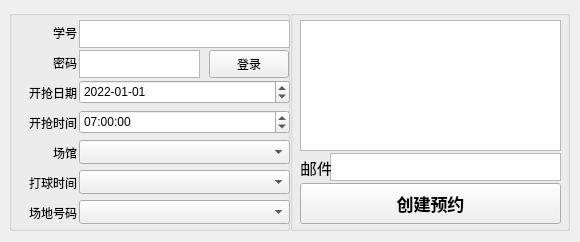
<?xml version="1.0" encoding="UTF-8"?>
<ui version="4.0">
 <class>ReserveForm</class>
 <widget class="QWidget" name="ReserveForm">
  <property name="geometry">
   <rect>
    <x>0</x>
    <y>0</y>
    <width>580</width>
    <height>242</height>
   </rect>
  </property>
  <property name="sizePolicy">
   <sizepolicy hsizetype="Fixed" vsizetype="Fixed">
    <horstretch>0</horstretch>
    <verstretch>0</verstretch>
   </sizepolicy>
  </property>
  <property name="windowTitle">
   <string>AutoReserver</string>
  </property>
  <widget class="QGroupBox" name="groupBox">
   <property name="geometry">
    <rect>
     <x>9</x>
     <y>10</y>
     <width>281</width>
     <height>221</height>
    </rect>
   </property>
   <property name="title">
    <string/>
   </property>
   <widget class="QTextEdit" name="tbXueHao">
    <property name="geometry">
     <rect>
      <x>70</x>
      <y>10</y>
      <width>211</width>
      <height>28</height>
     </rect>
    </property>
    <property name="sizePolicy">
     <sizepolicy hsizetype="Fixed" vsizetype="Fixed">
      <horstretch>0</horstretch>
      <verstretch>0</verstretch>
     </sizepolicy>
    </property>
    <property name="placeholderText">
     <string/>
    </property>
   </widget>
   <widget class="QTextEdit" name="tbPassword">
    <property name="geometry">
     <rect>
      <x>70</x>
      <y>40</y>
      <width>121</width>
      <height>28</height>
     </rect>
    </property>
    <property name="sizePolicy">
     <sizepolicy hsizetype="Fixed" vsizetype="Fixed">
      <horstretch>0</horstretch>
      <verstretch>0</verstretch>
     </sizepolicy>
    </property>
   </widget>
   <widget class="QLabel" name="label">
    <property name="geometry">
     <rect>
      <x>10</x>
      <y>15</y>
      <width>58</width>
      <height>16</height>
     </rect>
    </property>
    <property name="text">
     <string>学号</string>
    </property>
    <property name="alignment">
     <set>Qt::AlignRight|Qt::AlignTrailing|Qt::AlignVCenter</set>
    </property>
   </widget>
   <widget class="QLabel" name="label_2">
    <property name="geometry">
     <rect>
      <x>10</x>
      <y>45</y>
      <width>58</width>
      <height>16</height>
     </rect>
    </property>
    <property name="text">
     <string>密码</string>
    </property>
    <property name="alignment">
     <set>Qt::AlignRight|Qt::AlignTrailing|Qt::AlignVCenter</set>
    </property>
   </widget>
   <widget class="QLabel" name="label_3">
    <property name="geometry">
     <rect>
      <x>10</x>
      <y>75</y>
      <width>58</width>
      <height>16</height>
     </rect>
    </property>
    <property name="text">
     <string>开抢日期</string>
    </property>
    <property name="alignment">
     <set>Qt::AlignRight|Qt::AlignTrailing|Qt::AlignVCenter</set>
    </property>
   </widget>
   <widget class="QLabel" name="label_4">
    <property name="geometry">
     <rect>
      <x>10</x>
      <y>105</y>
      <width>58</width>
      <height>16</height>
     </rect>
    </property>
    <property name="text">
     <string>开抢时间</string>
    </property>
    <property name="alignment">
     <set>Qt::AlignRight|Qt::AlignTrailing|Qt::AlignVCenter</set>
    </property>
   </widget>
   <widget class="QLabel" name="label_5">
    <property name="geometry">
     <rect>
      <x>10</x>
      <y>135</y>
      <width>58</width>
      <height>16</height>
     </rect>
    </property>
    <property name="text">
     <string>场馆</string>
    </property>
    <property name="alignment">
     <set>Qt::AlignRight|Qt::AlignTrailing|Qt::AlignVCenter</set>
    </property>
   </widget>
   <widget class="QLabel" name="label_6">
    <property name="geometry">
     <rect>
      <x>10</x>
      <y>165</y>
      <width>58</width>
      <height>16</height>
     </rect>
    </property>
    <property name="text">
     <string>打球时间</string>
    </property>
    <property name="alignment">
     <set>Qt::AlignRight|Qt::AlignTrailing|Qt::AlignVCenter</set>
    </property>
   </widget>
   <widget class="QLabel" name="label_7">
    <property name="geometry">
     <rect>
      <x>10</x>
      <y>195</y>
      <width>58</width>
      <height>16</height>
     </rect>
    </property>
    <property name="text">
     <string>场地号码</string>
    </property>
    <property name="alignment">
     <set>Qt::AlignRight|Qt::AlignTrailing|Qt::AlignVCenter</set>
    </property>
   </widget>
   <widget class="QDateEdit" name="deReserveDate">
    <property name="geometry">
     <rect>
      <x>70</x>
      <y>70</y>
      <width>211</width>
      <height>24</height>
     </rect>
    </property>
    <property name="displayFormat">
     <string>yyyy-MM-dd</string>
    </property>
    <property name="date">
     <date>
      <year>2022</year>
      <month>1</month>
      <day>1</day>
     </date>
    </property>
   </widget>
   <widget class="QTimeEdit" name="teReserveTime">
    <property name="geometry">
     <rect>
      <x>70</x>
      <y>100</y>
      <width>211</width>
      <height>24</height>
     </rect>
    </property>
    <property name="time">
     <time>
      <hour>7</hour>
      <minute>0</minute>
      <second>0</second>
     </time>
    </property>
   </widget>
   <widget class="QComboBox" name="cbbHall">
    <property name="geometry">
     <rect>
      <x>70</x>
      <y>130</y>
      <width>211</width>
      <height>24</height>
     </rect>
    </property>
   </widget>
   <widget class="QComboBox" name="cbbPlayTime">
    <property name="geometry">
     <rect>
      <x>70</x>
      <y>160</y>
      <width>211</width>
      <height>24</height>
     </rect>
    </property>
   </widget>
   <widget class="QComboBox" name="cbbFieldNum">
    <property name="geometry">
     <rect>
      <x>70</x>
      <y>190</y>
      <width>211</width>
      <height>24</height>
     </rect>
    </property>
   </widget>
   <widget class="QPushButton" name="btnLogin">
    <property name="geometry">
     <rect>
      <x>200</x>
      <y>40</y>
      <width>80</width>
      <height>28</height>
     </rect>
    </property>
    <property name="text">
     <string>登录</string>
    </property>
   </widget>
  </widget>
  <widget class="QGroupBox" name="groupBox_2">
   <property name="geometry">
    <rect>
     <x>290</x>
     <y>10</y>
     <width>280</width>
     <height>221</height>
    </rect>
   </property>
   <property name="title">
    <string/>
   </property>
   <widget class="QTextEdit" name="tbEmail">
    <property name="geometry">
     <rect>
      <x>40</x>
      <y>143</y>
      <width>231</width>
      <height>28</height>
     </rect>
    </property>
    <property name="sizePolicy">
     <sizepolicy hsizetype="Fixed" vsizetype="Fixed">
      <horstretch>0</horstretch>
      <verstretch>0</verstretch>
     </sizepolicy>
    </property>
   </widget>
   <widget class="QPlainTextEdit" name="runInfo">
    <property name="geometry">
     <rect>
      <x>10</x>
      <y>10</y>
      <width>261</width>
      <height>131</height>
     </rect>
    </property>
    <property name="sizePolicy">
     <sizepolicy hsizetype="Fixed" vsizetype="Fixed">
      <horstretch>0</horstretch>
      <verstretch>0</verstretch>
     </sizepolicy>
    </property>
   </widget>
   <widget class="QPushButton" name="btnConfirm">
    <property name="geometry">
     <rect>
      <x>10</x>
      <y>173</y>
      <width>261</width>
      <height>41</height>
     </rect>
    </property>
    <property name="font">
     <font>
      <pointsize>13</pointsize>
      <bold>true</bold>
     </font>
    </property>
    <property name="autoFillBackground">
     <bool>false</bool>
    </property>
    <property name="text">
     <string>创建预约</string>
    </property>
    <property name="flat">
     <bool>false</bool>
    </property>
   </widget>
   <widget class="QLabel" name="label_8">
    <property name="geometry">
     <rect>
      <x>10</x>
      <y>150</y>
      <width>31</width>
      <height>16</height>
     </rect>
    </property>
    <property name="font">
     <font>
      <pointsize>13</pointsize>
      <bold>false</bold>
     </font>
    </property>
    <property name="text">
     <string>邮件</string>
    </property>
    <property name="alignment">
     <set>Qt::AlignLeading|Qt::AlignLeft|Qt::AlignVCenter</set>
    </property>
   </widget>
  </widget>
 </widget>
 <resources/>
 <connections/>
</ui>
